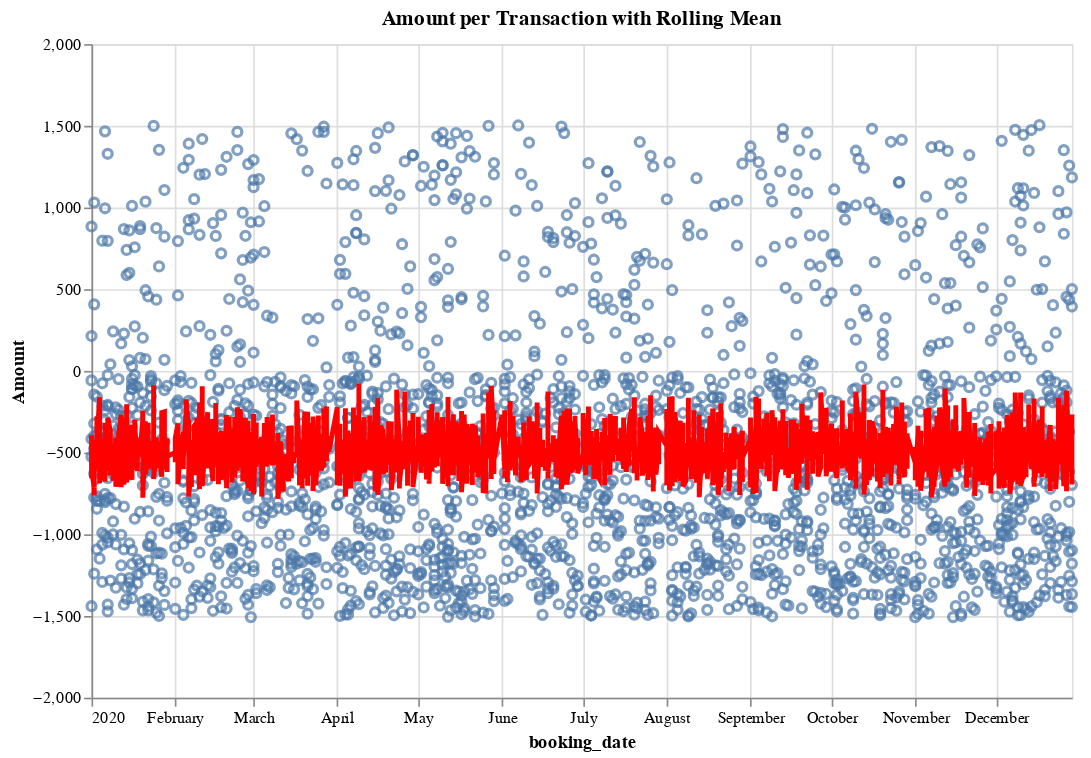

The notebook cell this image was saved under:
### Code cell
line = alt.Chart(df1).mark_line(
    color='red',
    size=3
).transform_window(
    rolling_mean='mean(amount)',
    frame=[-15, 15]
).encode(
    x='booking_date:T',
    y='rolling_mean:Q'
)

points = alt.Chart(df1).mark_point().encode(
    x='booking_date',
    y=alt.Y('amount',axis=alt.Axis(title='Amount')),
    tooltip=[alt.Tooltip('booking_date'),
            alt.Tooltip('amount')]
).properties(title="Amount per Transaction with Rolling Mean",width=600,height=400)

points + line

### Figure 1 — Vega-Lite specification as saved in the notebook (floating-point values rounded to 4 significant figures; data arrays with more than 128 entries replaced by an {"elided": "..."} marker saying what was removed)
{"config": {"view": {"continuousWidth": 400, "continuousHeight": 300}}, "layer": [{"mark": "point", "encoding": {"tooltip": [{"type": "temporal", "field": "booking_date"}, {"type": "quantitative", "field": "amount"}], "x": {"type": "temporal", "field": "booking_date"}, "y": {"type": "quantitative", "axis": {"title": "Amount"}, "field": "amount"}}, "height": 400, "title": "Amount per Transaction with Rolling Mean", "width": 600}, {"mark": {"type": "line", "color": "red", "size": 3}, "encoding": {"x": {"type": "temporal", "field": "booking_date"}, "y": {"type": "quantitative", "field": "rolling_mean"}}, "transform": [{"window": [{"op": "mean", "field": "amount", "as": "rolling_mean"}], "frame": [-15, 15]}]}], "data": {"name": "data-cfcb8cd3d29352c6fa71e1685605f1e0"}, "$schema": "https://vega.github.io/schema/vega-lite/v4.8.1.json", "datasets": {"data-cfcb8cd3d29352c6fa71e1685605f1e0": {"elided": "2341 records"}}}
